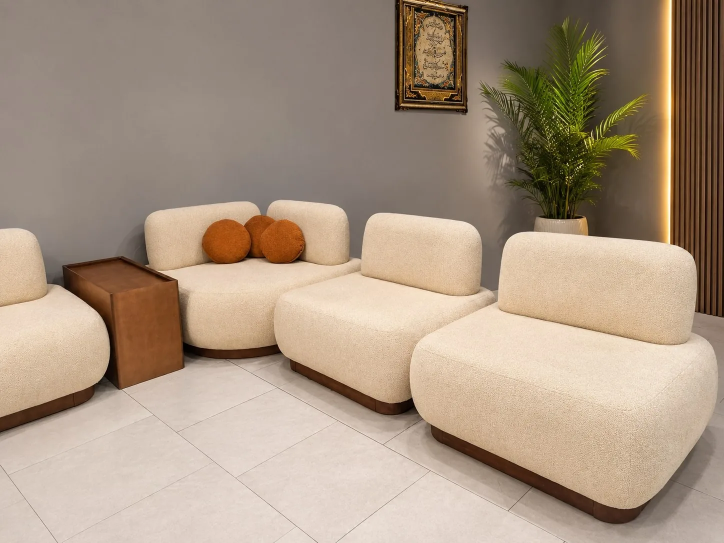
#> input picture images/product-1.webp, 1448 x 1086 px, found by its file name (shown at 1/2 size)
$ python detect_brown.py
#> lines starting #> are read from the running program, lines starting #| are printed output that depends on the picture; after the words box and inside, x2 and y2 are one past the last pixel; in counts of white or black regions, pixels touching at a corner belong together
from PIL import Image
import numpy as np

orig = Image.open(r'c:\Users\Mahdi\Desktop\بببببب\images\product-1.webp').convert('RGB')
#> orig is the input picture: PIL image 1448x1086 RGB; mean R, G, B 169.2, 149.8, 130.4
orig_np = np.array(orig)

# Let's crop x: 200 to 700, y: 400 to 900
crop = orig_np[450:850, 250:650].copy()
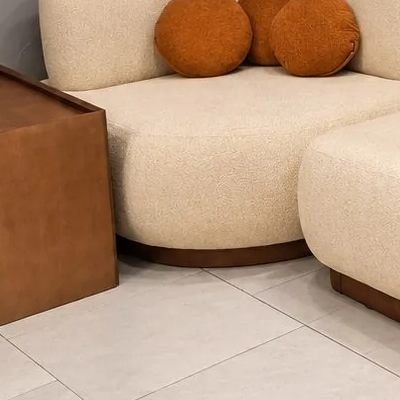
#> crop: shape (400, 400, 3); mean R, G, B 182.4, 150.3, 124

# Find the brown color:
# In the table, R is between 80 and 190, G is between 40 and 120, B is between 20 and 80, and R - B > 40
r = crop[:, :, 0].astype(int)
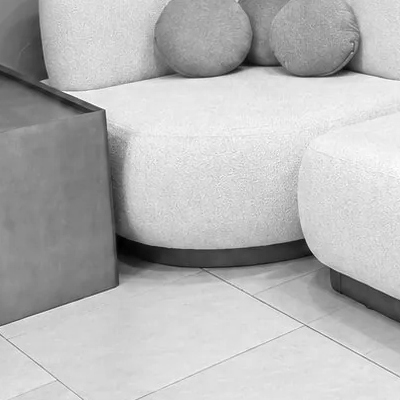
#> r: shape (400, 400) int64; min 1, max 255, mean 182.4
g = crop[:, :, 1].astype(int)
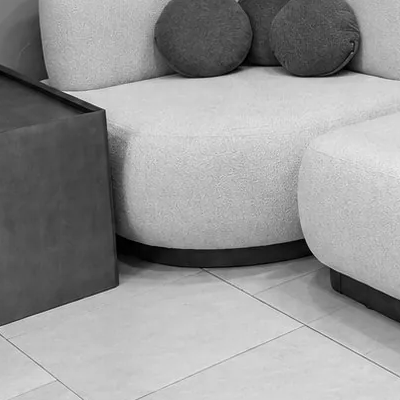
#> g: shape (400, 400) int64; min 0, max 240, mean 150.3
b = crop[:, :, 2].astype(int)
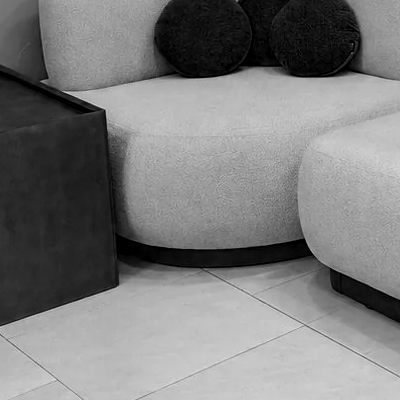
#> b: shape (400, 400) int64; min 0, max 227, mean 124

is_brown = (r > 70) & (r < 210) & (g > 35) & (g < 140) & (b > 15) & (b < 95) & (r - b > 40)
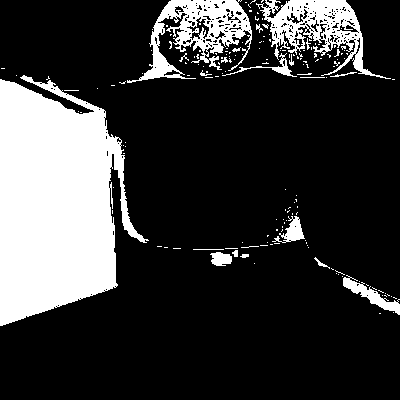
#> is_brown: shape (400, 400) bool; 21.6% white; 167 white regions (147 under 20 px), largest, box (x1, y1, x2, y2) and area: (0, 75, 149, 326) 24590, (127, 0, 252, 83) 3907, (256, 0, 391, 79) 3650

# Highlight brown pixels in red
vis = crop.copy()
vis[is_brown] = [255, 0, 0]
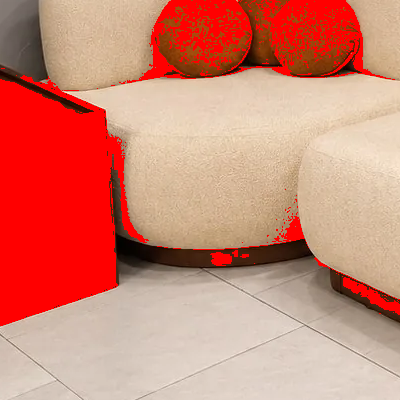
#> vis: shape (400, 400, 3); mean R, G, B 208.6, 133.7, 115.9

Image.fromarray(vis).save(r'c:\Users\Mahdi\Desktop\بببببب\table_detected_brown.png')
print("Brown detected pixel count in crop:", np.sum(is_brown))
#| Brown detected pixel count in crop: 34574
